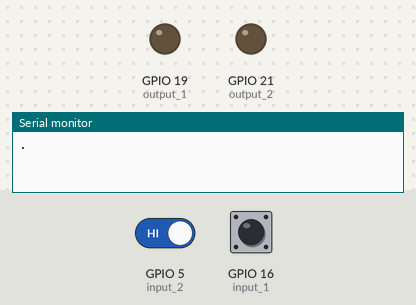
The sketch below on a simulated ESP32. Shown: output pins drawn as LEDs (lit = HIGH), the last lines printed to the serial monitor. The test bench sets the inputs (shaded band); at power-on: GPIO 5 (input_2) HIGH, GPIO 16 (input_1) HIGH. WiFi joins after 1.5 s; servers stay silent unless stated.

Above: at 0.1 s.
At 2.7 s:
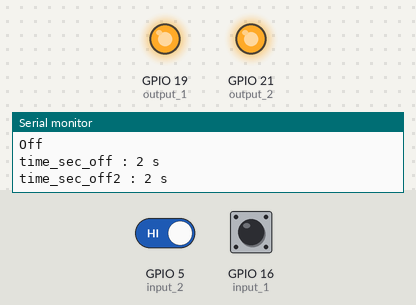
2.8 s: GPIO 5 (input_2) driven LOW
Timing chart, 0 to 5.8 s (numbered marks = the images above; inputs shaded):
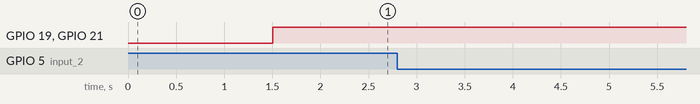

The sketch:

IoT.ino
```cpp
#include <WiFi.h>
#include <TridentTD_LineNotify.h>

#define WIFI_SSID "Whaen_12" // Central-Engineering // WE_H12_AP // 13GOD FATHER's iPhone // waaan //WAEN_H12 //Backup_Alarm_WAEN //WAEN_H12
#define WIFI_PASSWORD "57225140" // #DeltaFarm11 // #DeltaFarm11 // tz-oishi // 57225140 //#DeltaFarm11 //#DeltaFarm11 // #DeltaFarm11
#define LINE_TOKEN "mGdUNjj4S98huhXEdALAzJgF8AXpvlER78XJGHsoZhp"

const int input_1 = 16;
const int input_2 = 5;
const int output_1 = 19;
const int output_2 = 21;

unsigned long currenTime = 0;
int sec_on = 0, sec_off = 0;
int sec_on_temp = 0, sec_off_temp = 0;

void setup()
{
  Serial.begin(115200);
  WiFi.begin(WIFI_SSID, WIFI_PASSWORD);
  while (WiFi.status() != WL_CONNECTED) {
    Serial.print(".");
    delay(500);
  }
  LINE.setToken(LINE_TOKEN);
  pinMode(input_1, INPUT);
  pinMode(input_2, INPUT);
  pinMode(output_1, OUTPUT);
  pinMode(output_2, OUTPUT);

}

void loop() {
  int
  time_send_line = 30,  //ความถี่ในการส่งไลน์
  time_standby = 300;   //ระยะเวลาก่อนจะมีการส่งไลน์พัดลมตัวยืนหยุดทำงาน
  //time_standby_temp =     //ระบะเวลาก่อนจะมีการส่งไลน์อุณหภูมิสูง

  if (millis() - currenTime >= 1000) {  //ทำให้ระบบทำงานทุก ๆ 1 วินาที
    currenTime = millis();

    if (digitalRead(input_1) == 0) {
      sec_on++, sec_off = 0;                                             //เมื่อสถานเป็น 0 sec_on จะเริ่มนับเวลาแล้วรีเซ็ต sec_off
      Serial.println("time_sec_on : " + String(sec_on) + " s");          //ดีบัคดูเวลา
      if (sec_on == 300) digitalWrite(output_1, 0), Serial.println("On");  //ระยะเวลาที่ให้พัดลมทำงาน
      if (sec_on >= time_standby) {                                      //ระยะเวลาก่อนจะส่งไลน์
        if (sec_on % time_send_line == 0) {                              //ความถี่ในการส่งไลน์
          //Serial.println("Succ Line on.");
          Serial.println("พัดลมตัวยืนหยุดทำงาน !!");
          LINE.notify("Alarm !\n พัดลมตัวยืนหยุดทำงาน !!");
        }
      }
    } else {
      sec_on = 0;                                                          //รีเซ็ต sec_on
      if (sec_off < time_send_line + 1) sec_off++;                         //แก้บัคส่งไลน์หลายรอบ
      Serial.println("time_sec_off : " + String(sec_off) + " s");          //ดีบัคดูเวลา
      if (sec_off == 1) digitalWrite(output_1, 1), Serial.println("Off");  //ระยะเวลาที่เราต้องการจะดับพัดลม
      if (sec_off % time_send_line == 0) {                                                  //ตวามถี่ในการส่งไลน์ เมื่อสถานะกลับมาเป็น 1 จะส่งไลน์แจ้งเดือนเพียงครั้งเดียว แล้วรอเริ่มต้นใหม่
        //Serial.println("Succ Line off.");
        Serial.println("พัดลมตัวยืนทำงานปกติ");
        LINE.notify("\n พัดลมตัวยืนทำงานปกติ");
      }
    }


    static int sec_on_temp = 0; // ตัวนับเวลา
    static int sec_off_temp = 0; // ตัวนับเวลา

    if (digitalRead(input_2) == 0) {
      sec_on_temp++, sec_off_temp = 0;                                             //เมื่อสถานเป็น 0 sec_on จะเริ่มนับเวลาแล้วรีเซ็ต sec_off
      Serial.println("time_sec_on2 : " + String(sec_on_temp) + " s");          //ดีบัคดูเวลา

      if (sec_on_temp == 300) digitalWrite(output_2, 0), Serial.println("On");  //ระยะเวลาที่ให้พัดลมทำงาน

      if (sec_on_temp >= time_standby) {                                      //ระยะเวลาก่อนจะส่งไลน์
        if (sec_on_temp % time_send_line == 0) {
          //Serial.println("Succ Line on.");
          Serial.println("อุณหภูมิสูงเกิน 40 องศา !!");
          LINE.notify("Alarm !\n อุณหภูมิสูงเกิน 40 องศา !!");
        }
      }

    } else {
      sec_on_temp = 0;                                                          //รีเซ็ต sec_on
      if (sec_off_temp < time_send_line + 1) sec_off_temp++;                     //แก้บัคส่งไลน์หลายรอบ

      Serial.println("time_sec_off2 : " + String(sec_off_temp) + " s");         //ดีบัคดูเวลา

      if (sec_off_temp == 1) digitalWrite(output_2, 1), Serial.println("Off");  //ระยะเวลาที่เราต้องการจะดับพัดลม

      if (sec_off_temp % time_send_line == 0) {                                   //ตวามถี่ในการส่งไลน์ เมื่อสถานะกลับมาเป็น 1 จะส่งไลน์แจ้งเดือนเพียงครั้งเดียว แล้วรอเริ่มต้นใหม่
        //Serial.println("Succ Line off.");
        Serial.println("อุณหภูมิปกติ");
        LINE.notify("\n อุณหภูมิปกติ ");
      }

    }
  }
  delay(10);
}
```
